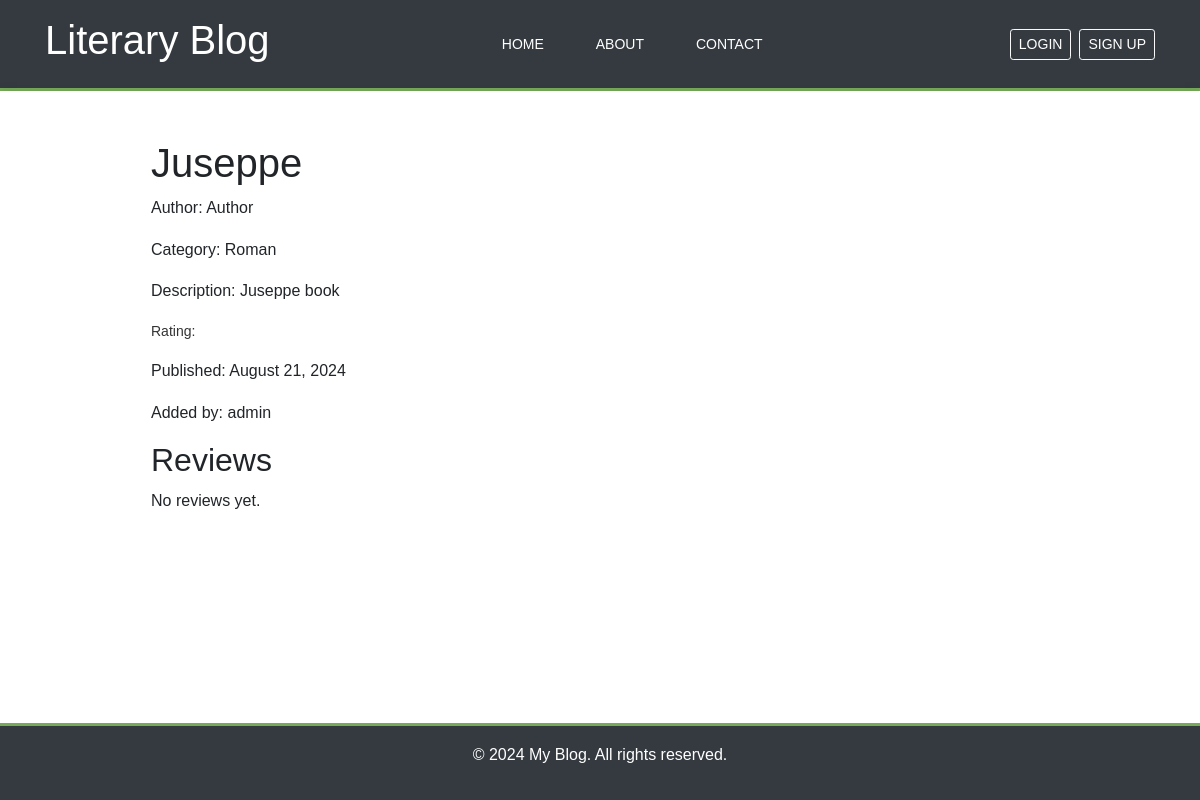
The page /2024/8/21/juseppe/ on the database as committed earlier.
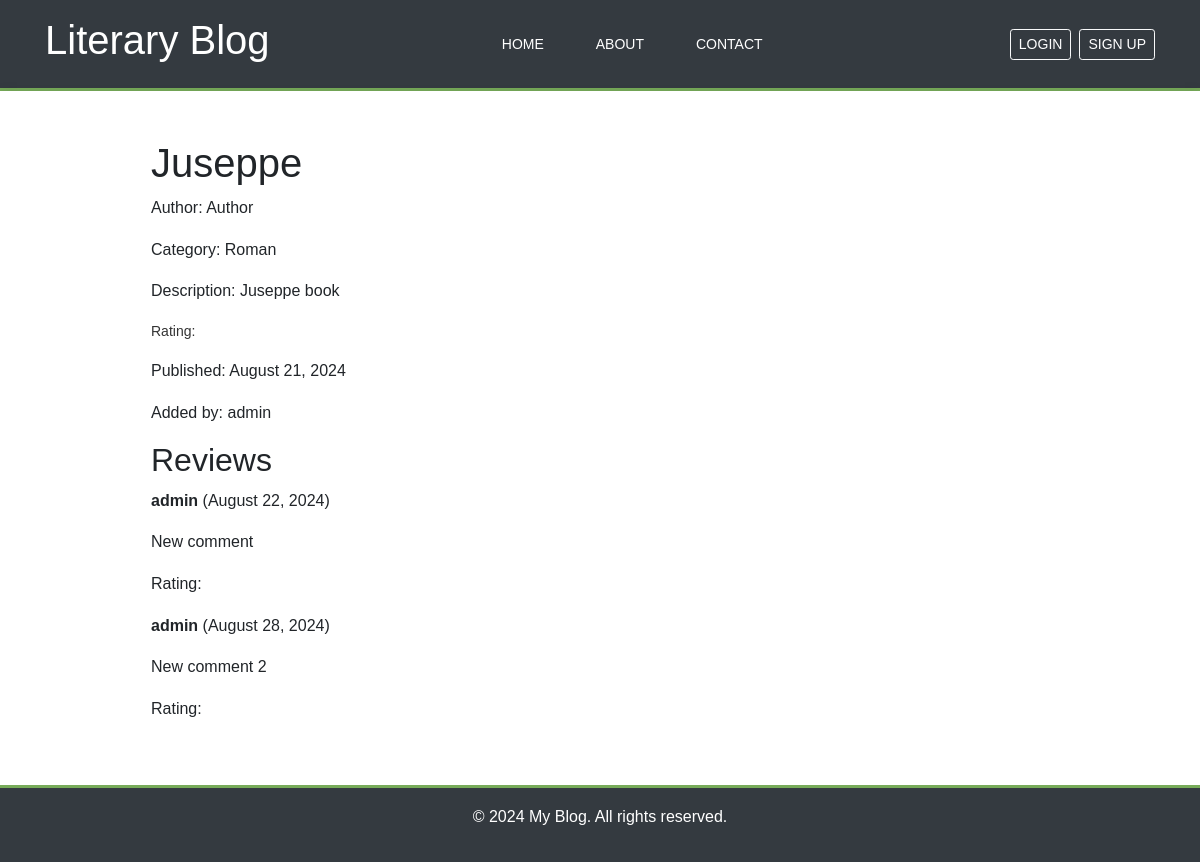
The same page on the database as committed later.
### blog/models.py (models this page shows, shortened)
class Book(models.Model):
    title = models.CharField(max_length=100, unique=True)
    slug = models.SlugField(max_length=100, unique_for_date='publish', unique=True)
    author = models.ForeignKey(Author, on_delete=models.CASCADE, blank=True, null=True)
    description = models.TextField()
    category = models.ForeignKey(Category, on_delete=models.CASCADE, blank=True, null=True)
    added_by = models.ForeignKey(CustomUser, on_delete=models.CASCADE, related_name='user_added_book')
    publish = models.DateTimeField(auto_now_add=True)
    class Meta:
        ordering = ['-publish']
        indexes = [
            models.Index(fields=['-publish'])
        ]

class Author(models.Model):
    name = models.CharField(max_length=100, unique=True)

class Category(models.Model):
    name = models.CharField(max_length=100, unique=True)

class Review(models.Model):
    book = models.ForeignKey(Book, related_name='reviews', on_delete=models.CASCADE)
    user = models.ForeignKey(CustomUser, on_delete=models.CASCADE)
    comment = models.TextField()
    created = models.DateTimeField(auto_now_add=True)
    updated = models.DateTimeField(auto_now=True)
    class Meta:
        ordering = ['created']
        indexes = [
            models.Index(fields=['created']),
        ]

### accounts/models.py (models this page shows)
class CustomUser(AbstractUser):
    GENDER_CHOICES = [
        ('MALE', 'Male'),
        ('FEMALE', 'Female'),
    ]
    username = models.CharField(max_length=100, unique=True)
    age = models.IntegerField()
    email = models.EmailField(unique=True)
    gender = models.CharField(max_length=10,
                              choices=GENDER_CHOICES,
                              default='MALE')
    groups = models.ManyToManyField(
        'auth.Group',
        related_name='customuser_set',
        blank=True,
        help_text='Groups this user belongs to.',
        verbose_name='groups'
    )
    user_permissions = models.ManyToManyField(
        'auth.Permission',
        related_name='customuser_set',
        blank=True,
        help_text='Specific permissions for this user.',
        verbose_name='user permissions'
    )
    def __str__(self):
        return self.username

### blog/views.py (the view)
# urls.py: path('<int:year>/<int:month>/<int:day>/<slug:slug>/', views.book_detail, name='book_detail'),
def book_detail(request, year, month, day, slug):
    book = get_object_or_404(Book, publish__year=year, publish__month=month, publish__day=day, slug=slug)
    reviews = book.reviews.all()
    user_rating = None
    if request.user.is_authenticated:
        user_rating = UserRating.objects.filter(user=request.user, book=book).first()
    if request.method == 'POST':
        review_form = ReviewForm(request.POST)
        rating_form = UserRatingForm(request.POST, instance=user_rating)
        if review_form.is_valid() and (not user_rating or rating_form.is_valid()):
            review = review_form.save(commit=False)
            review.user = request.user
            review.book = book
            review.save()
            if not user_rating:
                rating = rating_form.save(commit=False)
                rating.user = request.user
                rating.book = book
                rating.save()
            return redirect('blog:book_detail', year=year, month=month, day=day, slug=slug)
    else:
        review_form = ReviewForm()
        rating_form = UserRatingForm(initial={'rating': user_rating.rating if user_rating else None})
    return render(request, 'blog/books/detail.html', {
        'book': book,
        'reviews': reviews,
        'review_form': review_form,
        'rating_form': rating_form,
        'user_rating': user_rating,
    })

### templates/blog/books/detail.html (shortened to what this page needs)
{% extends 'blog/base.html' %}
{% block content %}
    <div class="book-detail">
        <h1>{{ book.title }}</h1>
        <p class="author">Author: {{ book.author.name }}</p>
        <p class="category">Category: {{ book.category.name }}</p>
        <p class="description">Description: {{ book.description }}</p>
        <p class="rating">Rating: {{ book.user_rating.rating }}</p>
        <p class="date">Published: {{ book.publish|date:"F j, Y" }}</p>
        <p class="added_by">Added by: {{ book.added_by }}</p>
    </div>
    <div class="reviews">
        <h2>Reviews</h2>
        {% if reviews %}
            {% for review in reviews %}
                <div class="review">
                    <p><strong>{{ review.user.username }}</strong> ({{ review.created|date:"F j, Y" }})</p>
                    <p>{{ review.comment|linebreaks }}</p>
                    <p>Rating: {{ user_rating.rating }}</p>
                </div>
            {% endfor %}
        {% else %}
            <p>No reviews yet.</p>
        {% endif %}
    </div>
{% endblock %}

### templates/blog/base.html (shortened to what this page needs)
{% load static %}
<!DOCTYPE html>
<html lang="en">
<head>
    <link rel="stylesheet" href="https://stackpath.bootstrapcdn.com/bootstrap/4.5.2/css/bootstrap.min.css">
    <link rel="stylesheet" href="{% static 'blog/css/styles.css' %}">
</head>
<body>
    <header class="bg-dark text-white py-3">
        <div class="container d-flex justify-content-between align-items-center">
            <h1><a class="text-white text-decoration-none" href="{% url 'blog:book_list' %}">Literary Blog</a></h1>
            <nav>
                <ul class="nav">
                    <li class="nav-item"><a class="nav-link text-white" href="{% url 'blog:book_list' %}">Home</a></li>
                    <li class="nav-item"><a class="nav-link text-white" href="{% url 'blog:blog_about' %}">About</a></li>
                    <li class="nav-item"><a class="nav-link text-white" href="{% url 'blog:blog_contacts' %}">Contact</a></li>
                </ul>
            </nav>
            <div class="auth-links">
                {% if user.is_authenticated %}
                    <div class="d-inline mr-3">Welcome, {{ user.username }}</div>
                    <a class="btn btn-outline-light btn-sm" href="{% url 'accounts:logout' %}">Logout</a>
                {% else %}
                    <a class="btn btn-outline-light btn-sm" href="{% url 'accounts:login' %}">Login</a>
                    <a class="btn btn-outline-light btn-sm ml-2" href="{% url 'accounts:register' %}">Sign Up</a>
                {% endif %}
            </div>
        </div>
    </header>
    <div class="content py-5">
        <div class="container">
            {% block content %}{% endblock %}
        </div>
    </div>
    <footer class="bg-dark text-white text-center py-3">
        <div class="container">
            <p>&copy; 2024 My Blog. All rights reserved.</p>
        </div>
    </footer>
</body>
</html>

### static/blog/css/styles.css (style rules this page uses)
html, body { height: 100%; margin: 0; padding: 0; font-family: Arial, sans-serif; line-height: 1.6; background-color: #f4f4f4; display: flex; flex-direction: column; }
header { background: #333; color: #fff; padding: 15px 20px; display: flex; align-items: center; justify-content: space-between; border-bottom: #77ab59 3px solid; }
header nav ul { list-style: none; margin: 0; padding: 0; display: flex; justify-content: center; }
header nav ul li { margin: 0 10px; }
header nav ul li a { color: #fff; text-decoration: none; text-transform: uppercase; font-size: 14px; }
.rating { display: flex; align-items: center; font-size: 14px; color: #333; }
.auth-links { display: flex; align-items: center; }
.auth-links a { color: #fff; text-decoration: none; margin-left: 15px; font-size: 14px; text-transform: uppercase; }
.container { width: 80%; margin: auto; overflow: hidden; flex: 1 0 auto; }
.content { flex: 1; padding: 60px 20px; background: #fff; margin-top: 0; margin-bottom: 0; box-shadow: 0 0 10px rgba(0, 0, 0, 0.1); overflow-y: auto; }
footer { background: #333; color: #fff; text-align: center; padding: 10px 15px; border-top: #77ab59 3px solid; flex-shrink: 0; }

Rows that differ between the two databases and show on the page:
added Review: user.username "admin", created "August 22, 2024", comment "New comment"
added Review: user.username "admin", created "August 28, 2024", comment "New comment 2"
Other text that changed with them:
text no longer shown: "No reviews yet."
